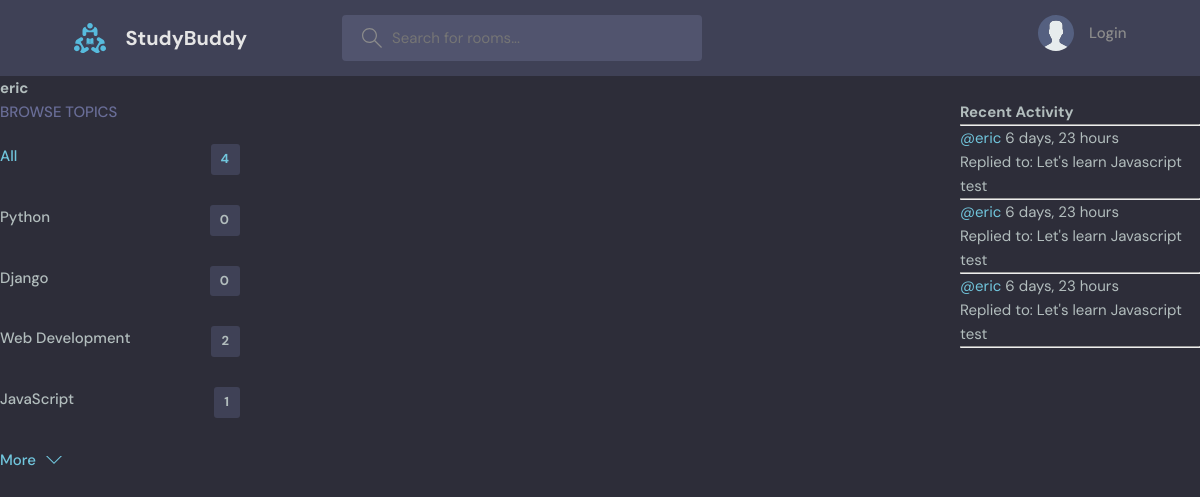
/profile/3/, run on an earlier commit of the app's database.
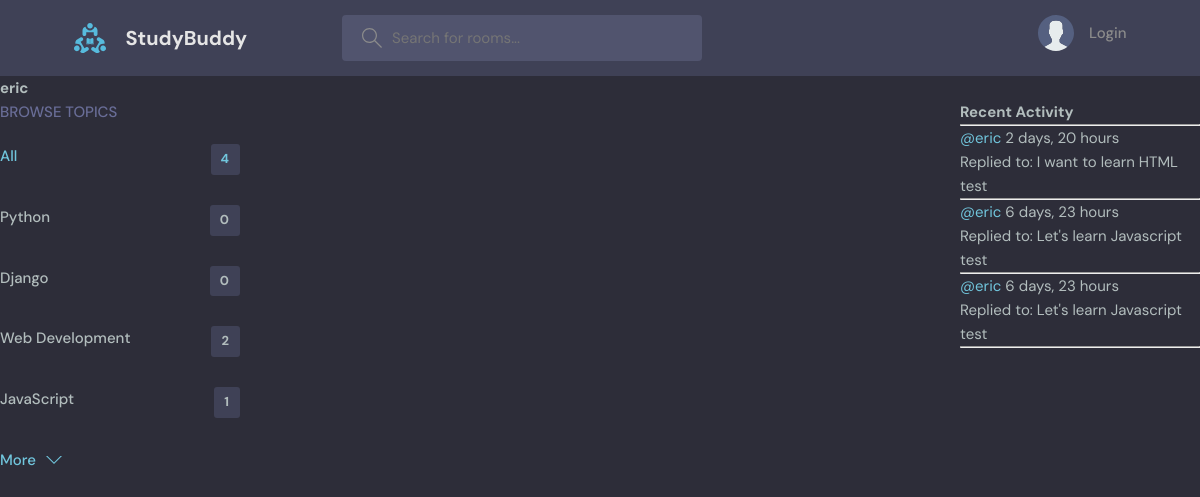
And on a later commit of the database.
### base/models.py (models this page shows, shortened)
class Topic(models.Model):
    name = models.CharField(max_length=200)

class Message(models.Model):
    user = models.ForeignKey(User, on_delete=models.CASCADE)
    Room = models.ForeignKey(Room, on_delete=models.CASCADE)
    body = models.TextField()
    created_at = models.DateTimeField(auto_now_add=True)
    updated_at = models.DateTimeField(auto_now=True)
    class Meta:
        ordering = ['-updated_at', '-created_at']
    def __str__(self):
        return self.body[0:50]

class Room(models.Model):
    hosts = models.ForeignKey(User, on_delete=models.SET_NULL, null=True)
    topic = models.ForeignKey(Topic, on_delete=models.SET_NULL, null=True)
    name = models.CharField(max_length=100)
    description = models.TextField(null=True, blank=True)
    participants = models.ManyToManyField(User, related_name='participants', blank=True)
    created_at = models.DateTimeField(auto_now_add=True)
    updated_at = models.DateTimeField(auto_now=True)
    class Meta:
        ordering = ['-updated_at', '-created_at']
    def __str__(self):
        return self.name

### base/views.py (the view)
# urls.py: path('profile/<str:pk>/', views.user_profile, name='user-profile'),
def user_profile(request, pk):
    user = User.objects.get(id=pk)
    rooms = user.room_set.all()
    room_messages = user.message_set.all()
    topics = Topic.objects.all()
    context = {'user': user, 'rooms': rooms, 'topics': topics, 'room_messages': room_messages}
    return render(request, 'base/profile.html', context)

### base/templates/base/profile.html (shortened to what this page needs)
{% extends 'main.html' %}
{% block content %}
<h1>{{user.username}}</h1>
<div class="profile-container">
    <div>
        {% include 'base/topic_component.html' %}
    </div>
    <div>
    </div>
    <div>
        {% include 'base/activity_component.html' %}
    </div>
</div>
{% endblock %}

### base/templates/base/topic_component.html
<div class="topics">
    <div class="topics__header">
    <h2>Browse Topics</h2>
    </div>
    <ul class="topics__list">
    <li>
        <a href="{% url 'home' %}" class="active">All <span>{{ topics.count }}</span></a>
    </li>
    {% for topic in topics %}
    <li>
        <a href="{% url 'home' %}?q={{topic.name}}">{{ topic.name }} <span>{{ topic.room_set.all.count }}</span></a>
    </li>
    {% endfor %}
    </ul>
    <a class="btn btn--link" href="topics.html">
    More
    <svg version="1.1" xmlns="http://www.w3.org/2000/svg" width="32" height="32" viewBox="0 0 32 32">
        <title>chevron-down</title>
        <path d="M16 21l-13-13h-3l16 16 16-16h-3l-13 13z"></path>
    </svg>
    </a>
</div>

### base/templates/base/activity_component.html (shortened to what this page needs)
<h3>Recent Activity</h3>
<hr>
{% for message in room_messages %}
<div>
    <small><a href="{% url 'user-profile' message.user.id %}">@{{message.user}}</a> {{message.created_at|timesince}}</small>
    <br>
    <small>Replied to: {{message.Room}}</small>
    <p>{{message}}</p>
    <hr>
</div>
{% endfor %}

What changed in the data, as far as the page shows it:
removed Message: user "eric", created_at "6 days, 23 hours", Room "Let's learn Javascript", body "test"
added Message: user "eric", created_at "2 days, 20 hours", Room "I want to learn HTML", body "test"
